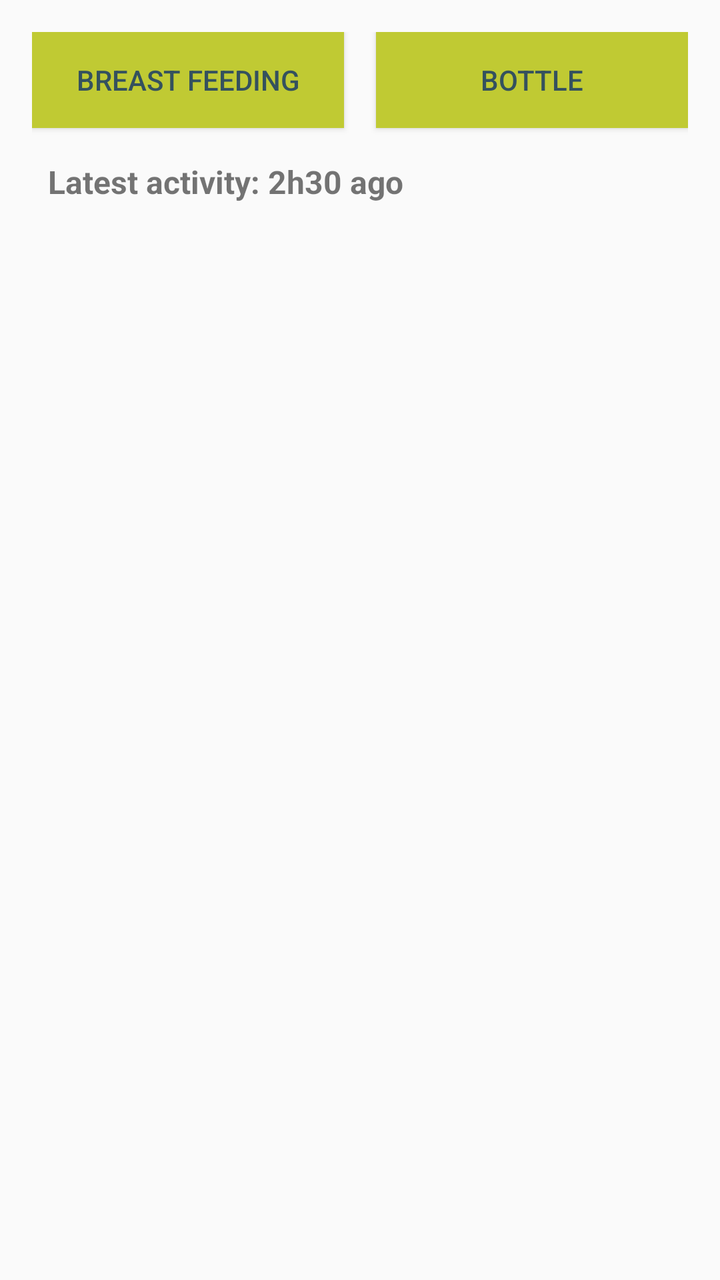
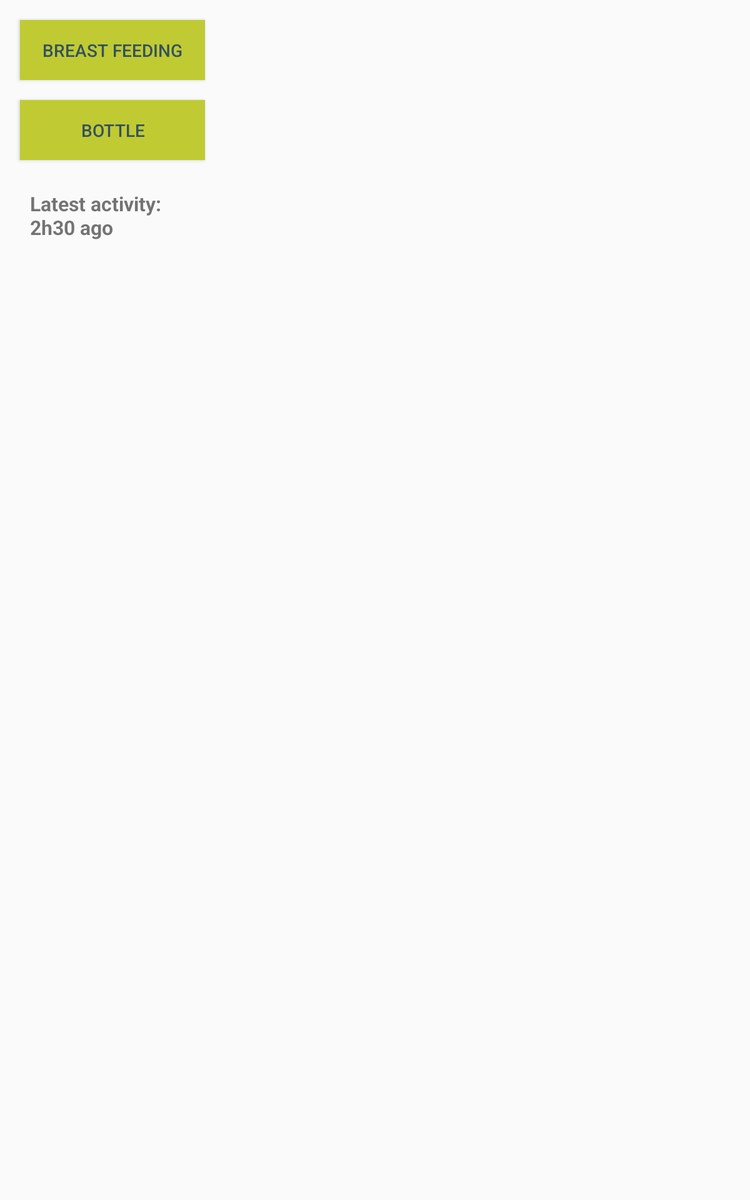

One screen, two layout resources from the same app: the default and the repository's alternative for another configuration. Each is rendered where Android would select it; the XML of both is given below.
<!-- AndroidManifest.xml: application theme AppTheme -->
<!-- res/layout/fr_feeding.xml -->
<?xml version="1.0" encoding="utf-8"?>
<android.support.v4.widget.NestedScrollView
    xmlns:android="http://schemas.android.com/apk/res/android"
    xmlns:app="http://schemas.android.com/apk/res-auto"
    xmlns:tools="http://schemas.android.com/tools"
    android:layout_width="match_parent"
    android:layout_height="match_parent"
    android:padding="@dimen/padding_16dp">

    <android.support.constraint.ConstraintLayout
        android:layout_width="match_parent"
        android:layout_height="match_parent"
        android:paddingBottom="@dimen/padding_bottom_ads">

        <Button
            android:id="@+id/btn_breast_feeding"
            android:layout_width="0dp"
            android:layout_height="wrap_content"
            android:layout_marginEnd="@dimen/padding_8dp"
            android:layout_marginRight="@dimen/padding_8dp"
            android:background="@color/colorPrimary"
            android:text="@string/btn_breast_feeding"
            app:layout_constraintEnd_toStartOf="@+id/btn_bottle_feeding"
            app:layout_constraintHorizontal_bias="0.5"
            app:layout_constraintStart_toStartOf="parent"
            app:layout_constraintTop_toTopOf="parent" />

        <Button
            android:id="@+id/btn_bottle_feeding"
            android:layout_width="0dp"
            android:layout_height="wrap_content"
            android:layout_marginLeft="@dimen/padding_8dp"
            android:layout_marginStart="@dimen/padding_8dp"
            android:background="@color/colorPrimary"
            android:text="@string/btn_bottle"
            app:layout_constraintEnd_toEndOf="parent"
            app:layout_constraintHorizontal_bias="0.5"
            app:layout_constraintStart_toEndOf="@+id/btn_breast_feeding"
            app:layout_constraintTop_toTopOf="parent" />


        <TextView
            android:id="@+id/tv_timer_on"
            android:layout_width="0dp"
            android:layout_height="wrap_content"
            android:layout_margin="@dimen/padding_16dp"
            android:textSize="@dimen/txt_size_16sp"
            android:visibility="gone"
            app:layout_constraintEnd_toStartOf="@+id/timer"
            app:layout_constraintHorizontal_bias="0.5"
            app:layout_constraintStart_toStartOf="parent"
            app:layout_constraintTop_toTopOf="parent"
            tools:text="Breast feeding" />

        <Chronometer
            android:id="@+id/timer"
            android:layout_width="0dp"
            android:layout_height="wrap_content"
            android:layout_margin="@dimen/padding_16dp"
            android:textAlignment="center"
            android:textSize="@dimen/txt_size_16sp"
            android:visibility="gone"
            app:layout_constraintEnd_toEndOf="parent"
            app:layout_constraintHorizontal_bias="0.5"
            app:layout_constraintStart_toEndOf="@+id/tv_timer_on"
            app:layout_constraintTop_toTopOf="parent"
            tools:text="00:50" />

        <Button
            android:id="@+id/btn_timer_stop"
            android:layout_width="match_parent"
            android:layout_height="wrap_content"
            android:layout_marginTop="@dimen/padding_8dp"
            android:background="@color/colorPrimary"
            android:text="@string/btn_finish"
            android:visibility="gone"
            app:layout_constraintTop_toBottomOf="@id/timer" />

        <TextView
            android:id="@+id/tv_latest_activity"
            android:layout_width="match_parent"
            android:layout_height="wrap_content"
            android:layout_marginTop="@dimen/padding_8dp"
            android:padding="@dimen/padding_8dp"
            android:textSize="@dimen/txt_size_16sp"
            android:textStyle="bold"
            app:layout_constraintTop_toBottomOf="@id/btn_breast_feeding"
            tools:text="Latest activity: 2h30 ago" />

        <android.support.constraint.Guideline
            android:id="@+id/guideline"
            android:layout_width="match_parent"
            android:layout_height="wrap_content"
            android:orientation="horizontal"
            app:layout_constraintGuide_begin="100dp" />

        <android.support.v7.widget.RecyclerView
            android:id="@+id/rv_feeding_activities"
            android:layout_width="match_parent"
            android:layout_height="wrap_content"
            app:layout_constraintTop_toBottomOf="@id/guideline" />

    </android.support.constraint.ConstraintLayout>

</android.support.v4.widget.NestedScrollView>
<!-- resources referenced by this layout -->
<resources>
  <color name="colorPrimary">#c0ca33</color>
  <dimen name="padding_16dp">16dp</dimen>
  <dimen name="padding_8dp">8dp</dimen>
  <dimen name="padding_bottom_ads">50dp</dimen>
  <dimen name="txt_size_16sp">16sp</dimen>
  <string name="btn_bottle">Bottle</string>
  <string name="btn_breast_feeding">Breast feeding</string>
  <string name="btn_finish">Finish</string>
  <style name="AppTheme" parent="Theme.AppCompat.Light.DarkActionBar">
          
          <item name="colorPrimary">@color/colorPrimary</item>
          <item name="colorPrimaryDark">@color/colorPrimaryDark</item>
          <item name="colorAccent">@color/colorAccent</item>
          <item name="android:textColorPrimary">@color/colorPrimaryText</item>
          
      </style>
  <color name="colorPrimaryDark">#8c9900</color>
  <color name="colorAccent">#607d8b</color>
  <color name="colorPrimaryText">@color/colorAccentDark</color>
  <color name="colorAccentDark">#34515e</color>
</resources>
<!-- res/layout-sw600dp/fr_feeding.xml (the repository's variant of the layout above) -->
<!-- drawn on a 7-inch tablet held upright -->
<?xml version="1.0" encoding="utf-8"?>
<android.support.v4.widget.NestedScrollView
    xmlns:android="http://schemas.android.com/apk/res/android"
    xmlns:app="http://schemas.android.com/apk/res-auto"
    xmlns:tools="http://schemas.android.com/tools"
    android:layout_width="match_parent"
    android:layout_height="match_parent">

    <android.support.constraint.ConstraintLayout
        android:layout_width="match_parent"
        android:layout_height="match_parent"
        android:paddingBottom="@dimen/padding_bottom_ads">

        <Button
            android:id="@+id/btn_breast_feeding"
            style="@style/LeftSideElementFeedingFr"
            android:background="@color/colorPrimary"
            android:text="@string/btn_breast_feeding"
            app:layout_constraintTop_toTopOf="parent" />

        <Button
            android:id="@+id/btn_bottle_feeding"
            style="@style/LeftSideElementFeedingFr"
            android:background="@color/colorPrimary"
            android:text="@string/btn_bottle"
            app:layout_constraintTop_toBottomOf="@+id/btn_breast_feeding" />

        <TextView
            android:id="@+id/tv_timer_on"
            style="@style/LeftSideElementFeedingFr"
            android:textSize="@dimen/txt_size_16sp"
            android:visibility="gone"
            app:layout_constraintTop_toTopOf="parent"
            tools:text="Breast feeding" />

        <Chronometer
            android:id="@+id/timer"
            style="@style/LeftSideElementFeedingFr"
            android:textAlignment="center"
            android:textSize="@dimen/txt_size_16sp"
            android:visibility="gone"
            app:layout_constraintTop_toBottomOf="@id/tv_timer_on"
            tools:text="00:50" />

        <Button
            android:id="@+id/btn_timer_stop"
            style="@style/LeftSideElementFeedingFr"
            android:background="@color/colorPrimary"
            android:text="@string/btn_finish"
            android:visibility="gone"
            app:layout_constraintTop_toBottomOf="@id/timer" />

        <TextView
            android:id="@+id/tv_latest_activity"
            style="@style/LeftSideElementFeedingFr"
            android:padding="@dimen/padding_8dp"
            android:textSize="@dimen/txt_size_16sp"
            android:textStyle="bold"
            app:layout_constraintTop_toBottomOf="@id/btn_bottle_feeding"
            tools:text="Latest activity: 2h30 ago" />

        <android.support.constraint.Guideline
            android:id="@+id/guideline"
            android:layout_width="wrap_content"
            android:layout_height="match_parent"
            android:orientation="vertical"
            app:layout_constraintGuide_percent="0.3" />

        <android.support.v7.widget.RecyclerView
            android:id="@+id/rv_feeding_activities"
            android:layout_width="0dp"
            android:layout_height="wrap_content"
            android:layout_marginTop="@dimen/padding_16dp"
            android:layout_marginBottom="@dimen/padding_16dp"
            android:layout_marginStart="@dimen/rv_start_end_dimen_48dp"
            android:layout_marginLeft="@dimen/rv_start_end_dimen_48dp"
            android:layout_marginEnd="@dimen/rv_start_end_dimen_48dp"
            android:layout_marginRight="@dimen/rv_start_end_dimen_48dp"
            app:layout_constraintTop_toTopOf="parent"
            app:layout_constraintStart_toEndOf="@id/guideline"
            app:layout_constraintLeft_toRightOf="@id/guideline"
            app:layout_constraintEnd_toEndOf="parent"
            app:layout_constraintRight_toRightOf="parent"/>

    </android.support.constraint.ConstraintLayout>

</android.support.v4.widget.NestedScrollView>
<!-- resources referenced by the variant -->
<!-- as a 7-inch tablet held upright resolves them -->
<resources>
  <color name="colorPrimary">#c0ca33</color>
  <dimen name="padding_16dp">16dp</dimen>
  <dimen name="padding_8dp">8dp</dimen>
  <dimen name="padding_bottom_ads">50dp</dimen>
  <dimen name="rv_start_end_dimen_48dp">48dp</dimen>
  <dimen name="txt_size_16sp">16sp</dimen>
  <string name="btn_bottle">Bottle</string>
  <string name="btn_breast_feeding">Breast feeding</string>
  <string name="btn_finish">Finish</string>
  <style name="LeftSideElementFeedingFr" parent="LeftSideElement">
          <item name="android:layout_margin">@dimen/margin_16dp</item>
      </style>
  <style name="AppTheme" parent="Theme.AppCompat.Light.DarkActionBar">
          
          <item name="colorPrimary">@color/colorPrimary</item>
          <item name="colorPrimaryDark">@color/colorPrimaryDark</item>
          <item name="colorAccent">@color/colorAccent</item>
          <item name="android:textColorPrimary">@color/colorPrimaryText</item>
          
      </style>
  <style name="LeftSideElement">
          <item name="android:layout_width">0dp</item>
          <item name="android:layout_height">wrap_content</item>
          <item name="layout_constraintStart_toStartOf">parent</item>
          <item name="layout_constraintLeft_toLeftOf">parent</item>
          <item name="layout_constraintEnd_toStartOf">@+id/guideline</item>
          <item name="layout_constraintRight_toLeftOf">@+id/guideline</item>
      </style>
  <dimen name="margin_16dp">16dp</dimen>
  <color name="colorPrimaryDark">#8c9900</color>
  <color name="colorAccent">#607d8b</color>
  <color name="colorPrimaryText">@color/colorAccentDark</color>
  <color name="colorAccentDark">#34515e</color>
</resources>
